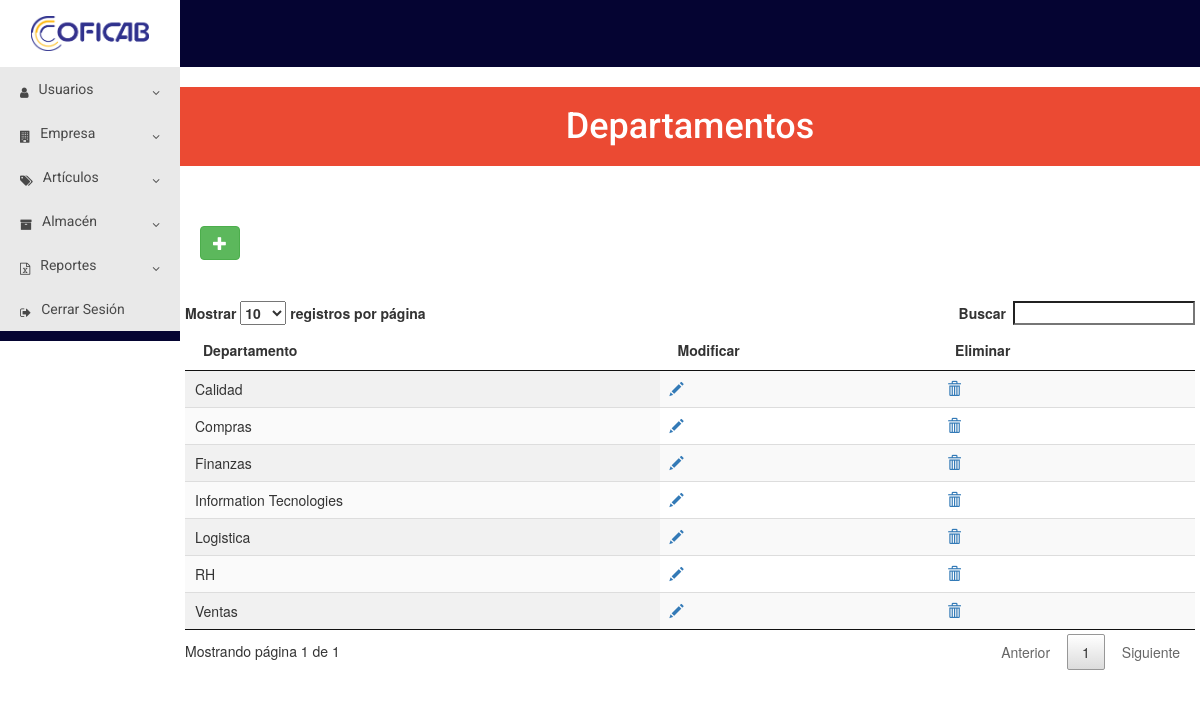
/vista/supuser/departamentos/departamentos.php (signed in), run on the app's committed database.
### tables this page shows
CREATE TABLE `departamentos` (
  `id_depto` int(11) NOT NULL,
  `departamento` varchar(50) NOT NULL
);

### vista/supuser/departamentos/departamentos.php (the view, shortened to what this page needs)
<?php
	include("../../../modelo/conexion.php");
	$where = "";
	$tabla="SELECT id_depto, departamento FROM departamentos $where";
	$resultado = $conexion->query($tabla);
?>
<!DOCTYPE html>
<html>
<head>
	<link href="https://maxcdn.bootstrapcdn.com/font-awesome/4.5.0/css/font-awesome.min.css" rel="stylesheet">
	<link rel="stylesheet" href="../../../css/menu.css">
	<link rel="stylesheet" href="https://maxcdn.bootstrapcdn.com/bootstrap/3.3.7/css/bootstrap.min.css">
  	<link rel="stylesheet" href="../../../css/jquery.dataTables.min.css">
</head>
<body>
	<div class="contenedor">
	<nav class="bar-horizon">
			<div class="logocoficab">
				<a href="../menu.php"><img src="../../../img/coficab.png" alt="20px"></a>
			</div>
		</nav>
		<div class="contenedor-menu">
			<ul class="menu">
				<li><a href=""><i class="icono izquierda fa fa-user" aria-hidden="true"></i>Usuarios<i class="icono derecha fa fa-angle-down" aria-hidden="true"></i></a>
				</li>
				<li><a href=""><i class="icono izquierda fa fa-building" aria-hidden="true"></i>Empresa<i class="icono derecha fa fa-angle-down" aria-hidden="true"></i></a>
				</li>
				<li><a href=""><i class="icono izquierda fa fa-tags" aria-hidden="true"></i>Artículos<i class="icono derecha fa fa-angle-down" aria-hidden="true"></i></a>
				</li>
				<li><a href=""><i class="icono izquierda fa fa-archive" aria-hidden="true"></i>Almacén<i class="icono derecha fa fa-angle-down" aria-hidden="true"></i></a>
				</li>
				<li><a href=""><i class="icono izquierda fa fa-file-excel-o" aria-hidden="true"></i>Reportes<i class="icono derecha fa fa-angle-down" aria-hidden="true"></i></a>
				</li>
				<li><a href="../../../cerrarsesion.php"><i class="icono izquierda fa fa-sign-out" aria-hidden="true"></i>Cerrar Sesión</a></li>
			</ul>
		</div>
		<div class="contenido">
			<header>
				<h1>Departamentos</h1>
			</header>
			<section class="main">
			<div class="botones">
					<a class='btn btn-success' value="registrar" data-toggle="modal" href="#Registro"><span class="glyphicon glyphicon-plus"></span></a>
			</div><br>
	<div class="row table-responsive">
		<table class="display" id="mitabla">
			<thead>
				<tr>
					<th>Departamento</th>
					<th>Modificar</th>
					<th>Eliminar</th>
				</tr>
			</thead>
			<tbody>
				<?php
					while($row= $resultado->fetch_assoc()){
					?>
					<tr>
						<td><?php echo $row['departamento']; ?></td>
						<td><a name="Modificar" id="<?php echo $row['id_depto']; ?>" class="edit_data" title="Modificar Información"><span class="glyphicon glyphicon-pencil"></span></a></td>
						<td><a class="delete_data" href="#" data-href="../../../controlador/supuser/departamentos/eliminar.php?id_depto=<?php echo $row['id_depto']; ?>" data-toggle="modal" data-target="#confirm-delete" title="Eliminar Registro"><span class="glyphicon glyphicon-trash"></span></a></td>
					</tr>
					<?php
					}
				?>
			</tbody>
		</table>
	</div>
</body>
</html>

### css/menu.css (style rules this page uses)
* { margin: 0; padding: 0; -webkit-box-sizing: border-box; -moz-box-sizing: border-box; box-sizing: border-box; }
html { width: 100%; max-width: 100%; }
body { background: #0b2027; font-family: 'Roboto', sans-serif; line-height: 18px; width: 100%; max-width: 100%; height: 100%; max-height: 100%; }
.contenedor { background: #fff; width: 100%; max-width: 100%; height: 100%; max-height: 100%; margin: 0 auto; overflow: hidden; }
.bar-horizon { background: #050432; width: 100%; max-width: 100%; height: 10%; max-height: 100%; }
.logocoficab { background: #fff; width: 15%; padding: .5%; }
.logocoficab img { margin:10px auto; display:block; width: 70%; align-content: center; position: relative; }
.contenedor-menu { background: #050432; width: 15%; max-width: 100%; height: 100%; max-height: 100%; margin: 0; float: left; box-sizing: border-box; display: inline-block; font-family: 'Roboto', sans-serif; line-height: 10px; }
a { text-decoration: none; color: #fff; }
.contenedor-menu .menu { list-style: none; }
.contenedor-menu .menu a { color: #494949; display: block; padding: 17px 20px; background: #e9e9e9; }
.contenedor-menu .menu .icono { font-size: 12px; line-height: 18px; }
.contenedor-menu .menu .icono.izquierda { float: left; margin-right: 10px; }
.contenedor-menu .menu .icono.derecha { float: right; margin-left: 10px; }
header { background: #EB4A33; margin: 20px 0; }
header h1 { color: #fff; font-family: 'Roboto', sans-serif; padding: 20px 0; text-align: center; }
.botones { margin: auto; margin: 20px 0; height: 35px; }
.main { width: 85%; padding: 20px; box-sizing: border-box; float: left; }

### data on the page
departamentos: departamento "Information Tecnologies"
departamentos: departamento "Compras"
departamentos: departamento "Ventas"
departamentos: departamento "Finanzas"
departamentos: departamento "Calidad"
departamentos: departamento "Logistica"
departamentos: departamento "RH"
